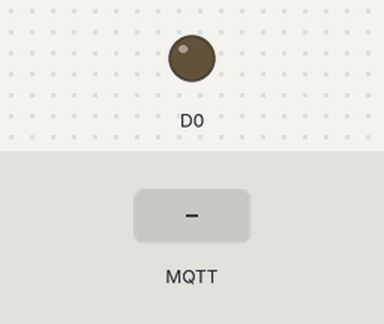
Bench run of a sketch on a simulated ESP8266 (NodeMCU). On the bench: output pins drawn as LEDs (lit = HIGH). The inputs (shaded band) are chosen by the test bench. WiFi joins after 1.5 s; servers stay silent unless stated; no MQTT or app messages arrive unless stated; what the sketch prints to the serial monitor is not drawn.

Above: at 2.7 s.
2.8 s: MQTT message "1" arrives on the first subscribed topic
At 3.3 s:
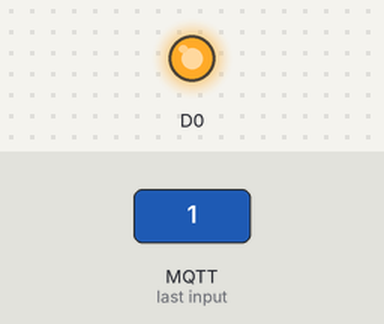
4.3 s: MQTT message "on" arrives on the first subscribed topic
5.8 s: MQTT message "off" arrives on the first subscribed topic
Timing chart, 0 to 8.8 s (numbered marks = the images above; inputs shaded):
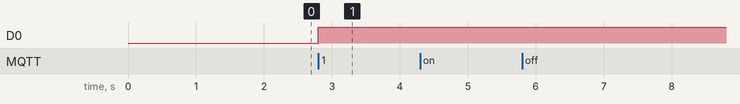

Measured:
- after the input at 2.8 s, D0: LOW → HIGH at once
- after the input at 4.3 s, every drawn part: stays the same
- after the input at 5.8 s, every drawn part: stays the same

The sketch:

Ex2_MQTT_sub2.ino
```cpp
#include <ESP8266WiFi.h>
#include <PubSubClient.h>

const char* ssid = "Bozz";
const char* password = "88888888";
const char* mqtt_server = "192.168.43.63"; //Computer IP address
const int mqtt_port = 1883;
const char* ClientID = "EspSubClient2";
const char* Topic = "Ex2/LED2"; //find a variable name "Ex1/LED" from the broker

WiFiClient espClient;
PubSubClient SubClient(espClient);
bool state;
void setup() {
  Serial.begin(115200);
  Serial.println();

  //WiFi connection
  Serial.print("Connecting to ");
  Serial.println(ssid);
  WiFi.mode(WIFI_STA);
  WiFi.begin(ssid, password);
  Serial.print("Connecting");
  while (WiFi.status() != WL_CONNECTED) {
    delay(500);
    Serial.print(".");
  }
  Serial.println();
  Serial.print("Connected, IP address: ");
  Serial.println(WiFi.localIP());

  //Specify the MQTT server and port.
  SubClient.setServer(mqtt_server, mqtt_port);
  SubClient.setCallback(callback);

  //Connect to the MQTT server.
  ConnectMQTT();

  //Set digital pin
  pinMode(D0, OUTPUT);
  digitalWrite(D0, LOW);
}

void loop() {
  if (!SubClient.connected()) {
    ConnectMQTT();
  }
  SubClient.loop(); //SubClient is a variable name //to wake up the sub everytime
}

void ConnectMQTT() {
  while (!SubClient.connected()) {
    Serial.print("Attempting MQTT connection...");
    // Attempt to connect
    if (SubClient.connect(ClientID, NULL, NULL)) {
          Serial.println("connected");
          SubClient.setCallback(callback);
          SubClient.subscribe(Topic);
    } else {
      Serial.print("failed, rc=");
      Serial.print(SubClient.state());
      Serial.println(" try again in 5 seconds");
      // Wait 5 seconds before retrying
      delay(5000);
    }
  }
}

void callback(char* topic, byte* payload, unsigned int length) {//payload is the data sent from the broker
  Serial.print("Message arrived [");
  Serial.print(topic);
  Serial.print("] ");
  for (int i = 0; i < length; i++) {
    Serial.print((char)payload[i]);   //payload keep in string
  }
  Serial.println();

  // Switch on the LED if an 1 was received as first character
  if ((char)payload[0] == '1') {
    state = !state;
    digitalWrite(D0, state);   // Turn the LED on
  }
}
```
